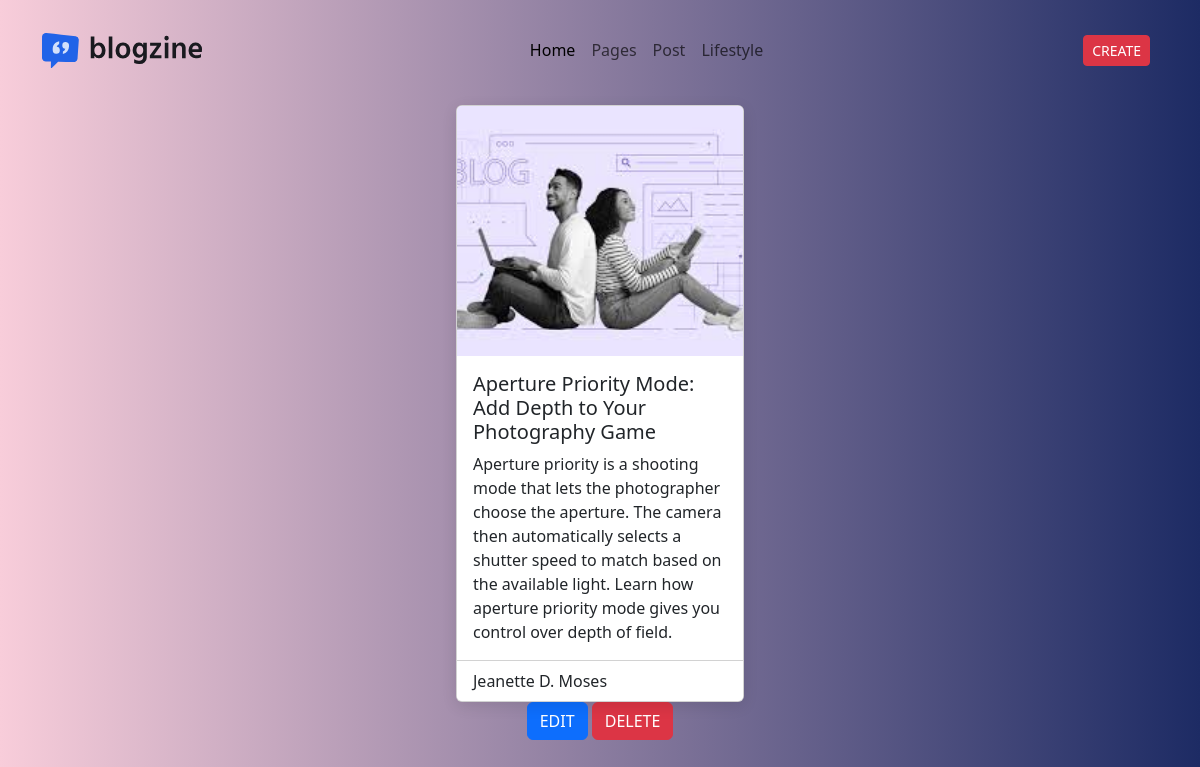
Screenshot of /detail/15 with the database file from the repository.
### app/models.py (models this page shows, shortened)
class blogmodel(models.Model):
    title = models.CharField(max_length=100)
    content = models.TextField()
    created_at = models.DateTimeField(auto_now_add=True)
    author = models.CharField(max_length=100 , unique= True)
    image =  models.ImageField(upload_to='blogimage', default='default\download.jpg')

### app/views.py (the view)
# urls.py: path('detail/<int:pk>',TaskDetailviews.as_view(),name='detail1'),
class TaskDetailviews(DetailView):
    model = blogmodel
    template_name = 'detail.html'
    context_object_name = 'dict2'

### templates/detail.html (shortened to what this page needs)
{% extends 'base.html' %}
{% load static %}
{% block content %}
<div class="container mt-4">
    <div class="card">
      {% if dict2.image %}
        <img src="{{ dict2.image.url }}" class="card-img-top" alt="{{ dict2.title }}">
      {% endif %}
        <div class="card-body">
            <h5 class="card-title">{{ dict2.title }}</h5>
            <p class="card-text">{{ dict2.content }}</p>
        </div>
        <ul class="list-group list-group-flush">
            <li class="list-group-item">{{ dict2.author }}</li>
        </ul>
    </div>
    <div class="card-footer text-center">
        <a href="{% url 'task_update' dict2.id %}" class="btn btn-primary">EDIT</a>
        <a href="{% url 'task_delete' dict2.id %}" class="btn btn-danger" onclick="return confirm('Are you sure you want to delete this item?');">DELETE</a>
    </div>
</div>
{% endblock %}

### templates/detail.html (style rules this page uses)
body { background: linear-gradient(to right, #f8cdda, #1d2b64); color: #333; padding: 20px; }
.card { width: 18rem; margin: auto; box-shadow: 0 4px 15px rgba(0, 0, 0, 0.1); transition: transform 0.3s, box-shadow 0.3s; }
.card-img-top { height: 250px; object-fit: cover; transition: transform 0.3s; }
.card-title { transition: color 0.3s; }
.list-group-item { transition: background-color 0.3s; }
.btn { transition: background-color 0.3s, transform 0.3s; }

### rows the page displays
blogmodel: title "Aperture Priority Mode: Add Depth to Your Photography Game", content "Aperture priority is a shooting mode that lets the photographer choose the aperture. The camera then automatically selects a shutter speed to match based on the available light. Learn how aperture priority mode gives you control over depth of field.", author "Jeanette D. Moses"
